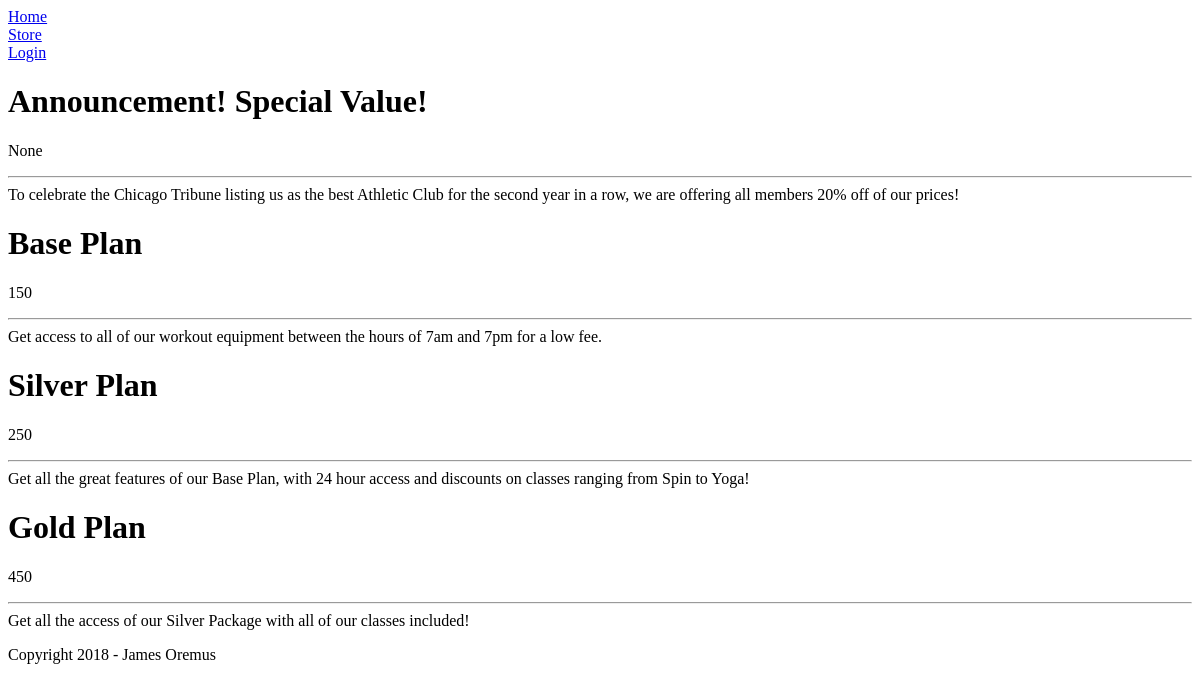
/store, run on an earlier commit of the app's database.
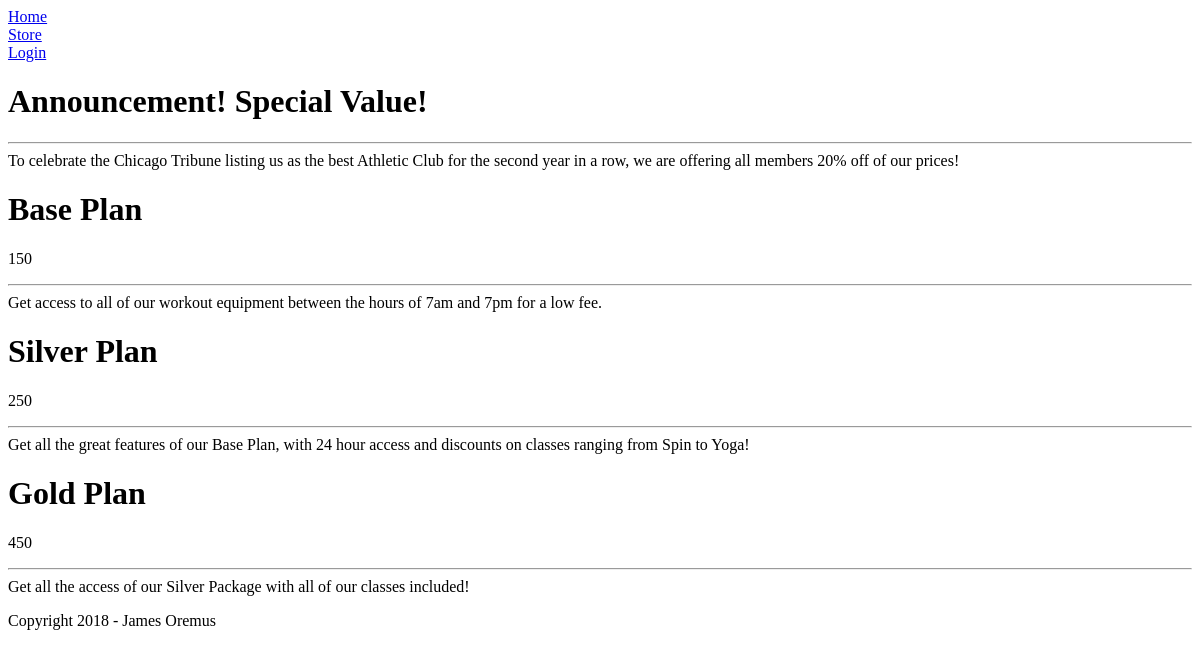
And on a later commit of the database.
### app/models.py (models this page shows, shortened)
class StoreItems(db.Model):
   id = db.Column(db.Integer, primary_key=True)
   title = db.Column(db.String(500))
   price = db.Column(db.Integer)
   body = db.Column(db.String(500))

### app/routes.py (the view)
@app.route('/store')
def store():
    items = StoreItems.query.all()
    return render_template('store.html', items=items)

### app/templates/store.html
{% extends "base.html" %}
{% block content %}
    {% for item in items %}
    <div>
        <h1>{{item.title}}</h1>
        <p>{{item.price}}<hr>{{item.body}}</p>
    </div>
    {% endfor %}
{% endblock %}

### app/templates/base.html (shortened to what this page needs)
<!DOCTYPE html>
<html lang="en">
   <head>
   </head>
   <body>
        <div><a href="/index">Home</a></div>
        <div><a href="/store">Store</a></div>
        {% if current_user.is_anonymous %}
        <a href="{{ url_for('login') }}">Login</a>
        {% else %}
        <a href="{{ url_for('logout') }}">Logout</a>
        <div>Hello, {{current_user.username}}!</div>
        {% endif %}
        {% block content %}{% endblock %}
        <footer>
        </footer>
   </body>
</html>

What changed in the data, as far as the page shows it:
changed StoreItems "Announcement! Special Value!": price "None" → (not shown)
